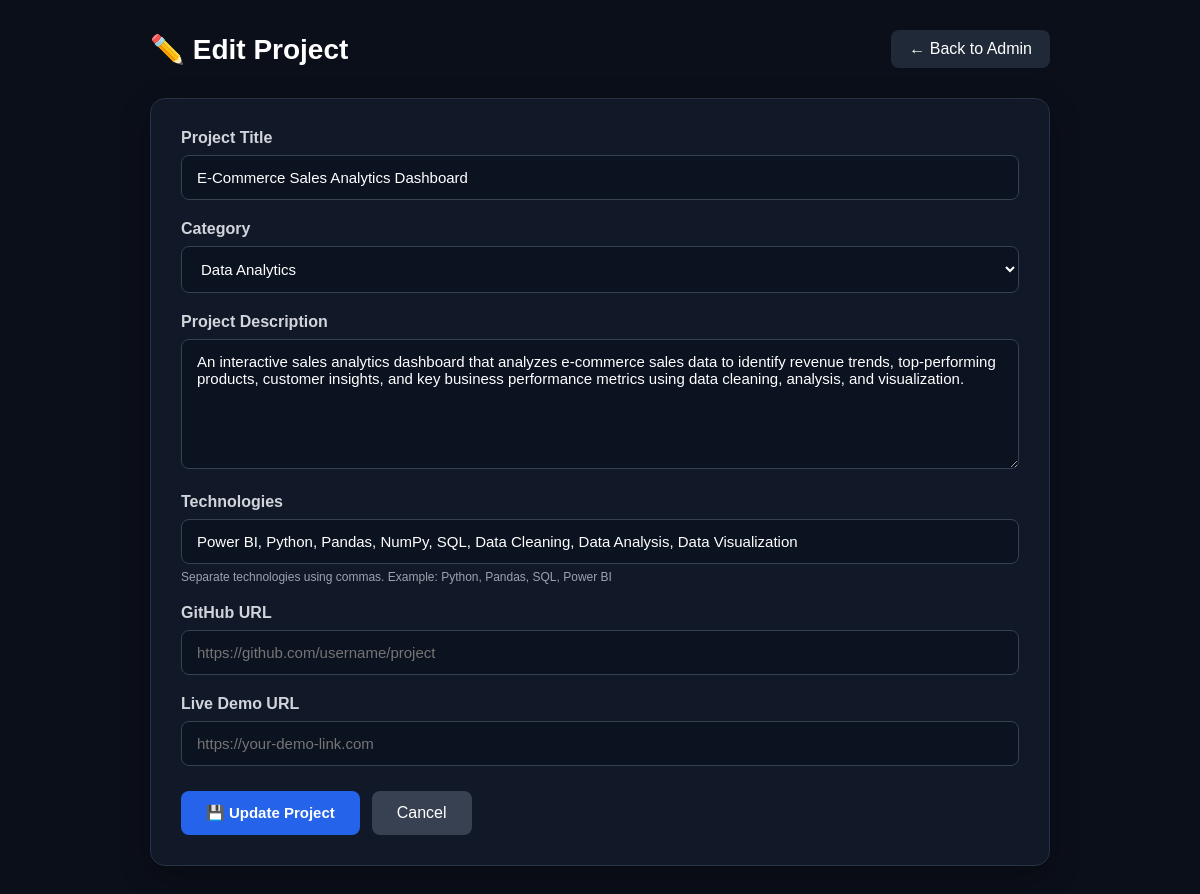
The app's page /edit-project/3 (signed in) with its own data.
### tables this page shows
CREATE TABLE projects (
            id INTEGER PRIMARY KEY AUTOINCREMENT,
            title TEXT NOT NULL,
            category TEXT NOT NULL,
            desc TEXT NOT NULL,
            tech TEXT NOT NULL,
            github TEXT,
            demo TEXT
        );

### app.py (the view)
@app.route('/edit-project/<int:project_id>', methods=['GET'])
def edit_project(project_id):
    if not is_logged_in():
        return redirect(url_for('login'))
    conn = get_db_connection()
    cursor = conn.cursor()
    cursor.execute(
        '''
        SELECT
            id,
            title,
            category,
            desc,
            tech,
            github,
            demo
        FROM projects
        WHERE id = ?
        ''',
        (project_id,)
    )
    project = cursor.fetchone()
    conn.close()
    if not project:
        flash('Project not found!')
        return redirect(url_for('admin'))
    return render_template(
        'edit_project.html',
        project=project
    )

### app.py (called while the page is built)
def get_db_connection():
    conn = sqlite3.connect(DB_PATH)
    conn.row_factory = sqlite3.Row
    return conn

def is_logged_in():
    return session.get('logged_in', False)

### templates/edit_project.html (shortened to what this page needs)
<!DOCTYPE html>
<html lang="en">
<head>
</head>
<body>
<div class="container">
    <div class="header">
        <h1>✏️ Edit Project</h1>
        <a href="{{ url_for('admin') }}" class="back-btn">
            ← Back to Admin
        </a>
    </div>
    <div class="card">
        <form method="POST"
              action="{{ url_for('update_project', project_id=project[0]) }}">
            <div class="form-group">
                <label for="title">Project Title</label>
                <input
                    type="text"
                    id="title"
                    name="title"
                    value="{{ project[1] }}"
                    required
                >
            </div>
            <div class="form-group">
                <label for="category">Category</label>
                <select id="category" name="category" required>
                    <option value="Data Analytics"
                        {% if project[2] == 'Data Analytics' %}selected{% endif %}>
                        Data Analytics
                    </option>
                </select>
            </div>
            <div class="form-group">
                <label for="desc">Project Description</label>
                <textarea
                    id="desc"
                    name="desc"
                    required
                >{{ project[3] }}</textarea>
            </div>
            <div class="form-group">
                <label for="tech">Technologies</label>
                <input
                    type="text"
                    id="tech"
                    name="tech"
                    value="{{ project[4] }}"
                    required
                >
                <div class="help-text">
                    Separate technologies using commas.
                    Example: Python, Pandas, SQL, Power BI
                </div>
            </div>
            <div class="form-group">
                <label for="github">GitHub URL</label>
                <input
                    type="url"
                    id="github"
                    name="github"
                    value="{{ project[5] or '' }}"
                    placeholder="https://github.com/username/project"
                >
            </div>
            <div class="form-group">
                <label for="demo">Live Demo URL</label>
                <input
                    type="url"
                    id="demo"
                    name="demo"
                    value="{{ project[6] or '' }}"
                    placeholder="https://your-demo-link.com"
                >
            </div>
            <div class="buttons">
                <button type="submit" class="update-btn">
                    💾 Update Project
                </button>
                <a href="{{ url_for('admin') }}" class="cancel-btn">
                    Cancel
                </a>
            </div>
        </form>
    </div>
</div>
</body>
</html>

### templates/edit_project.html (style rules this page uses)
* { margin: 0; padding: 0; box-sizing: border-box; font-family: Arial, sans-serif; }
body { background: #0b0f19; color: #ffffff; min-height: 100vh; padding: 30px; }
.container { max-width: 900px; margin: auto; }
.header { display: flex; justify-content: space-between; align-items: center; margin-bottom: 30px; }
.header h1 { font-size: 28px; }
.back-btn { text-decoration: none; color: #fff; background: #1f2937; padding: 10px 18px; border-radius: 8px; }
.card { background: #111827; border: 1px solid #273244; border-radius: 15px; padding: 30px; box-shadow: 0 10px 30px rgba(0,0,0,0.3); }
.form-group { margin-bottom: 20px; }
label { display: block; margin-bottom: 8px; font-weight: bold; color: #d1d5db; }
input, textarea, select { width: 100%; padding: 13px 15px; background: #0b1220; color: #ffffff; border: 1px solid #374151; border-radius: 8px; outline: none; font-size: 15px; }
textarea { min-height: 130px; resize: vertical; }
.help-text { font-size: 12px; color: #9ca3af; margin-top: 6px; }
.buttons { display: flex; gap: 12px; margin-top: 25px; }
.update-btn { border: none; background: #2563eb; color: white; padding: 13px 25px; border-radius: 8px; cursor: pointer; font-size: 15px; font-weight: bold; }
.cancel-btn { text-decoration: none; background: #374151; color: white; padding: 13px 25px; border-radius: 8px; }

### records on screen
projects: title "E-Commerce Sales Analytics Dashboard", category "Data Analytics", desc "An interactive sales analytics dashboard that analyzes e-commerce sales data to identify revenue trends, top-performing products, customer insights, and key business performance metrics using data cleaning, analysis, and visualization.", tech "Power BI, Python, Pandas, NumPy, SQL, Data Cleaning, Data Analysis, Data Visualization"
